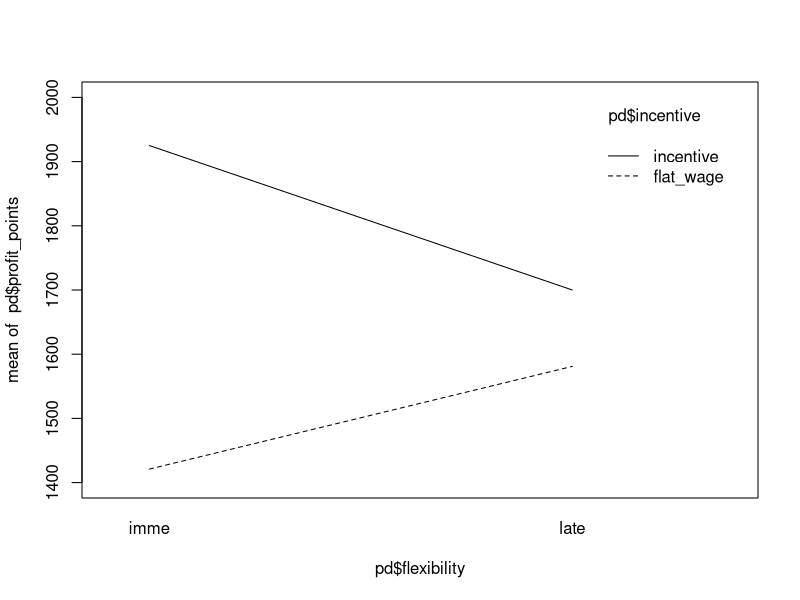
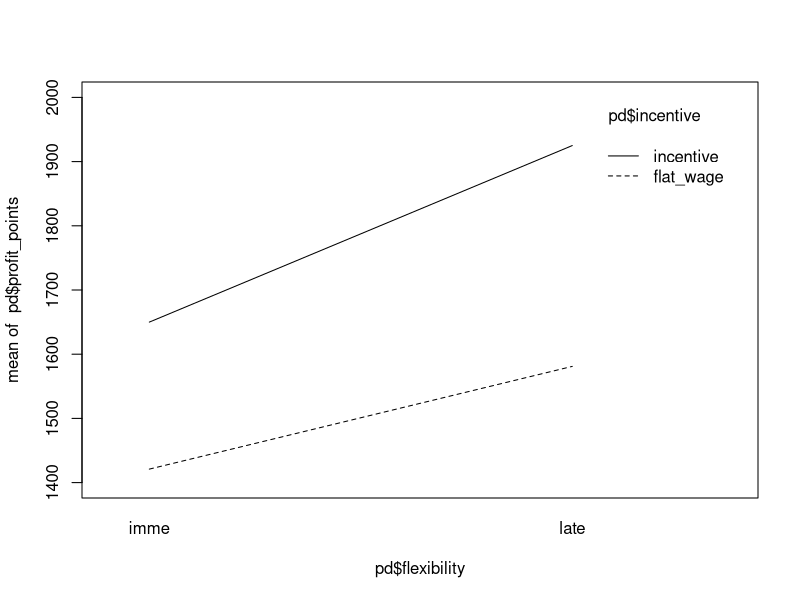
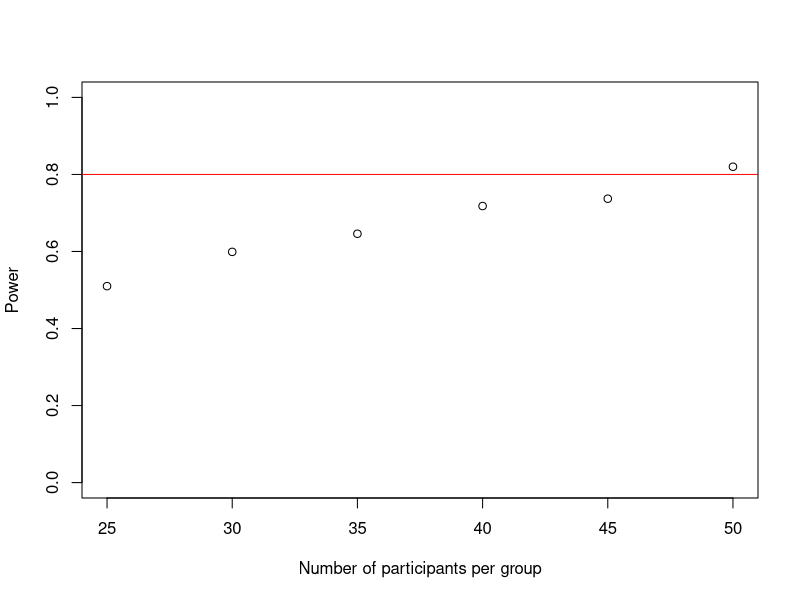
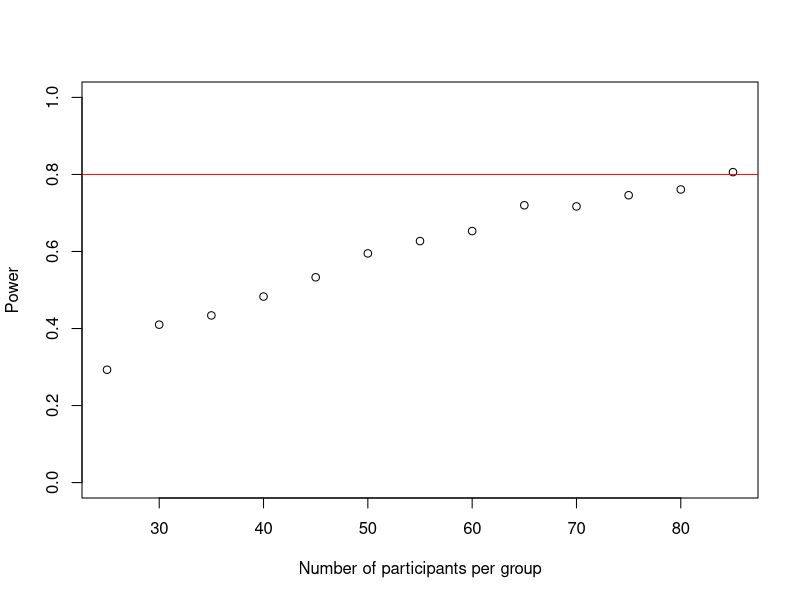
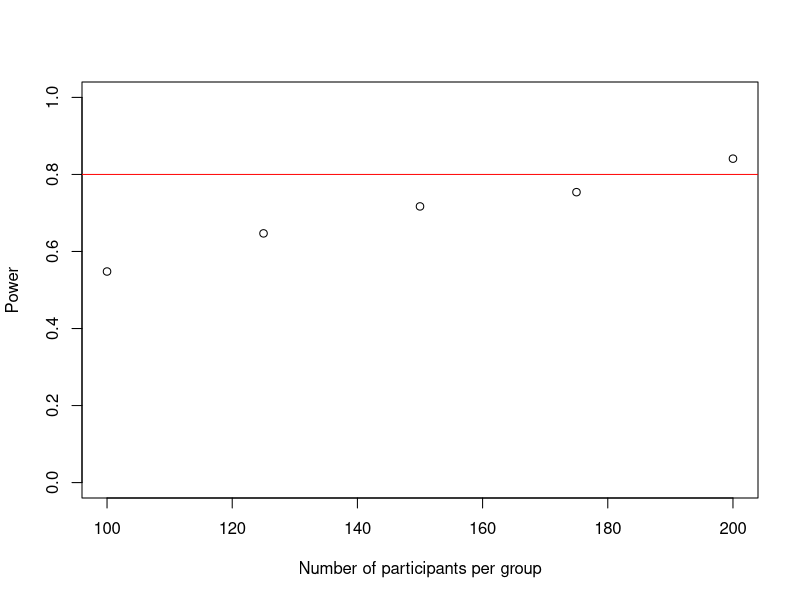

Source code (R) for these figures, in order:
## ---- chunk 1


library(afex)

## ---- chunk 2
## there are four groups:
## group_I_IF will receive immediate flexibility with incentive 
## group_I_LF will receive late flexibility with incentive
## group_NI_IF will receive immediate flexibility with flat wage
## group_NI_LF will receive late flexibility with flat wage

## I expect:
## 1 a main effect of flexibility: performance is higher in late flexibility than early flexibility 
## 2 a main effect of incentive: performance is higher with incentive than flat wage
## 3 interaction of flexibility and incentive: Employees with late flexibility outperform employees with early flexibility more with flat-wage than with  incentive 


##motivation argument
incentive <- rep(c("incentive", "flat_wage"), each = 2)
flexibility <- rep(c("imme", "late"), time = 2)
mean_I_LF  <- 1700
mean_I_IF  <- 1925
mean_NI_LF <- 1581
mean_NI_IF <- 1421

pd <- data.frame(profit_points = c(mean_I_IF, mean_I_LF, mean_NI_IF, mean_NI_LF), flexibility = flexibility, incentive = incentive)

interaction.plot(pd$flexibility, pd$incentive, pd$profit_points, ylim = c(1400,2000))
##cognitive load argument
incentive <- rep(c("incentive", "flat_wage"), each = 2)
flexibility <- rep(c("imme", "late"), time = 2)
mean_I_LF <-  1925
mean_I_IF  <- 1650
mean_NI_LF <- 1581
mean_NI_IF <- 1421

pd <- data.frame(profit_points = c(mean_I_IF, mean_I_LF, mean_NI_IF, mean_NI_LF), flexibility = flexibility, incentive = incentive)

interaction.plot(pd$flexibility, pd$incentive, pd$profit_points, ylim = c(1400,2000))
## ---- chunk 3


n <- 50
    
    group_I_IF <-  rnorm(n, 1925, 599)
    group_I_LF <-  rnorm(n, 1700, 479)
    group_NI_LF <-  rnorm(n, 1581, 378)
    group_NI_IF <-  rnorm(n, 1421, 433)
    


participant <- c(1:(n*4))
incentive <- rep(c("incentive", "flat_wage"), each = n*2)
flexibility <- rep(c("late", "imme"), each = n, time = 2)


aov_dat <- data.frame(participant = participant, flexibility = flexibility, incentive = incentive, score = c(group_I_IF, group_I_LF, group_NI_IF, group_NI_LF))


aov_car(score ~ flexibility*incentive+ Error(participant), data = aov_dat, type = 3)
## ---- chunk 4
aov_dat$flexibility_sum <- factor(aov_dat$flexibility)
contrasts(aov_dat$flexibility_sum) <- contr.sum(2)
contrasts(aov_dat$flexibility_sum)

aov_dat$incentive_sum <- factor(aov_dat$incentive)
contrasts(aov_dat$incentive_sum) <- contr.sum(2)
contrasts(aov_dat$incentive_sum)

aov_dat$flexibility_sum_num <- ifelse(aov_dat$flexibility == "late", 1, -1)
aov_dat$incentive_sum_num <- ifelse(aov_dat$incentive == "incentive", 1, -1)

lm_int_sum <- lm(score ~ 1 + incentive_sum_num + flexibility_sum_num + incentive_sum_num:flexibility_sum_num, data = aov_dat)
lm_int_sum
## ---- chunk 5
##the motivation hypothesis on performance 
set.seed(1)
n_sims <- 1000 # we want 1000 simulations
p_vals <- c()
power_at_n <- c(0) # this vector will contain the power for each sample-size (it needs the initial 0 for the while-loop to work)
n <- 25 # sample-size 
n_increase <- 5 # by which stepsize should n be increased
i <- 2

power_crit <- .80
alpha <- .05

while(power_at_n[i-1] < power_crit){
  for(sim in 1:n_sims){
    group_I_IF <-  rnorm(n, 1925, 599)
    group_I_LF <-  rnorm(n, 1700, 479)
    group_NI_LF <-  rnorm(n, 1581, 378)
    group_NI_IF <-  rnorm(n, 1421, 433)

participant <- c(1:(n*4))
incentive <- rep(c("incentive", "flat_wage"), each = n*2)
flexibility <- rep(c("late", "imme"), each = n, time = 2)
    
    aov_dat <- data.frame(participant = participant, incentive = incentive, flexibility = flexibility, score = c(group_I_IF, group_I_LF, group_NI_IF, group_NI_LF))
    aov_dat$incentive_sum_num <- ifelse(aov_dat$incentive == "incentive", 1, -1) # apply sum-to-zero coding
    aov_dat$flexibility_sum_num <- ifelse(aov_dat$flexibility == "late", 1, -1) 
    lm_int <- lm(score ~ 1 + flexibility_sum_num + incentive_sum_num + flexibility_sum_num:incentive_sum_num, data = aov_dat) # fit the model with the interaction
    lm_null <- lm(score ~ 1 + flexibility_sum_num + incentive_sum_num, data = aov_dat) # fit the model without the interaction
    p_vals[sim] <- anova(lm_int, lm_null)$`Pr(>F)`[2] # put the p-values in a list
  }
    print(n)
    power_at_n[i] <- mean(p_vals < alpha) # check power (i.e. proportion of p-values that are smaller than alpha-level of .10)
    names(power_at_n)[i] <- n
    n <- n+n_increase # increase sample-size by 100 for low-resolution testing first
    i <- i+1 # increase index of the while-loop by 1 to save power and cohens d to vector
}

power_at_n <- power_at_n[-1] # delete first 0 from the vector

plot(as.numeric(names(power_at_n)), power_at_n, xlab = "Number of participants per group", ylab = "Power", ylim = c(0,1), axes = TRUE)
abline(h = .80, col = "red")
## ---- chunk 6
## cognitive load hypothesis

n_sims <- 1000 # we want 1000 simulations
p_vals <- c()
power_at_n <- c(0) # this vector will contain the power for each sample-size (it needs the initial 0 for the while-loop to work)
n <- 25 # sample-size 
n_increase <- 5 # by which stepsize should n be increased
i <- 2

power_crit <- .80
alpha <- .05

while(power_at_n[i-1] < power_crit){
  for(sim in 1:n_sims){
    group_I_IF <-  rnorm(n, 1700, 450)
    group_I_LF <-  rnorm(n, 2150, 599)
    group_NI_LF <-  rnorm(n, 1581, 378)
    group_NI_IF <-  rnorm(n, 1421, 433)

participant <- c(1:(n*4))
incentive <- rep(c("incentive", "flat_wage"), each = n*2)
flexibility <- rep(c("late", "imme"), each = n, time = 2)
    
    aov_dat <- data.frame(participant = participant, incentive = incentive, flexibility = flexibility, score = c(group_I_IF, group_I_LF, group_NI_IF, group_NI_LF))
    aov_dat$incentive_sum_num <- ifelse(aov_dat$incentive == "incentive", 1, -1) # apply sum-to-zero coding
    aov_dat$flexibility_sum_num <- ifelse(aov_dat$flexibility == "late", 1, -1) 
    lm_int <- lm(score ~ 1 + flexibility_sum_num + incentive_sum_num + flexibility_sum_num:incentive_sum_num, data = aov_dat) # fit the model with the interaction
    lm_null <- lm(score ~ 1 + flexibility_sum_num + incentive_sum_num, data = aov_dat) # fit the model without the interaction
    p_vals[sim] <- anova(lm_int, lm_null)$`Pr(>F)`[2] # put the p-values in a list
  }
    print(n)
    power_at_n[i] <- mean(p_vals < alpha) # check power (i.e. proportion of p-values that are smaller than alpha-level of .10)
    names(power_at_n)[i] <- n
    n <- n+n_increase # increase sample-size by 100 for low-resolution testing first
    i <- i+1 # increase index of the while-loop by 1 to save power and cohens d to vector
}

power_at_n <- power_at_n[-1] # delete first 0 from the vector

plot(as.numeric(names(power_at_n)), power_at_n, xlab = "Number of participants per group", ylab = "Power", ylim = c(0,1), axes = TRUE)
abline(h = .80, col = "red")
## ---- chunk 7
## hypothesis on learning


n_sims <- 1000 # we want 1000 simulations
p_vals <- c()
power_at_n <- c(0) # this vector will contain the power for each sample-size (it needs the initial 0 for the while-loop to work)
n <- 100 # sample-size 
n_increase <- 25 # by which stepsize should n be increased
i <- 2

power_crit <- .80
alpha <- .05

while(power_at_n[i-1] < power_crit){
  for(sim in 1:n_sims){
    group_I_IF <-  rnorm(n, 100, 66)
    group_I_LF <-  rnorm(n, 90, 66)
    group_NI_LF <-  rnorm(n, 77, 182)
    group_NI_IF <-  rnorm(n, 30, 187)

participant <- c(1:(n*4))
incentive <- rep(c("incentive", "flat_wage"), each = n*2)
flexibility <- rep(c("late", "imme"), each = n, time = 2)
    
    aov_dat <- data.frame(participant = participant, incentive = incentive, flexibility = flexibility, score = c(group_I_IF, group_I_LF, group_NI_IF, group_NI_LF))
    aov_dat$incentive_sum_num <- ifelse(aov_dat$incentive == "incentive", 1, -1) # apply sum-to-zero coding
    aov_dat$flexibility_sum_num <- ifelse(aov_dat$flexibility == "late", 1, -1) 
    lm_int <- lm(score ~ 1 + flexibility_sum_num + incentive_sum_num + flexibility_sum_num:incentive_sum_num, data = aov_dat) # fit the model with the interaction
    lm_null <- lm(score ~ 1 + flexibility_sum_num + incentive_sum_num, data = aov_dat) # fit the model without the interaction
    p_vals[sim] <- anova(lm_int, lm_null)$`Pr(>F)`[2] # put the p-values in a list
  }
    print(n)
    power_at_n[i] <- mean(p_vals < alpha) ## check power (i.e. proportion of p-values that are smaller than alpha-level of .10)
    names(power_at_n)[i] <- n
    n <- n+n_increase # increase sample-size by 100 for low-resolution testing first
    i <- i+1 # increase index of the while-loop by 1 to save power and cohens d to vector
}

power_at_n <- power_at_n[-1] # delete first 0 from the vector

plot(as.numeric(names(power_at_n)), power_at_n, xlab = "Number of participants per group", ylab = "Power", ylim = c(0,1), axes = TRUE)
abline(h = .80, col = "red")
